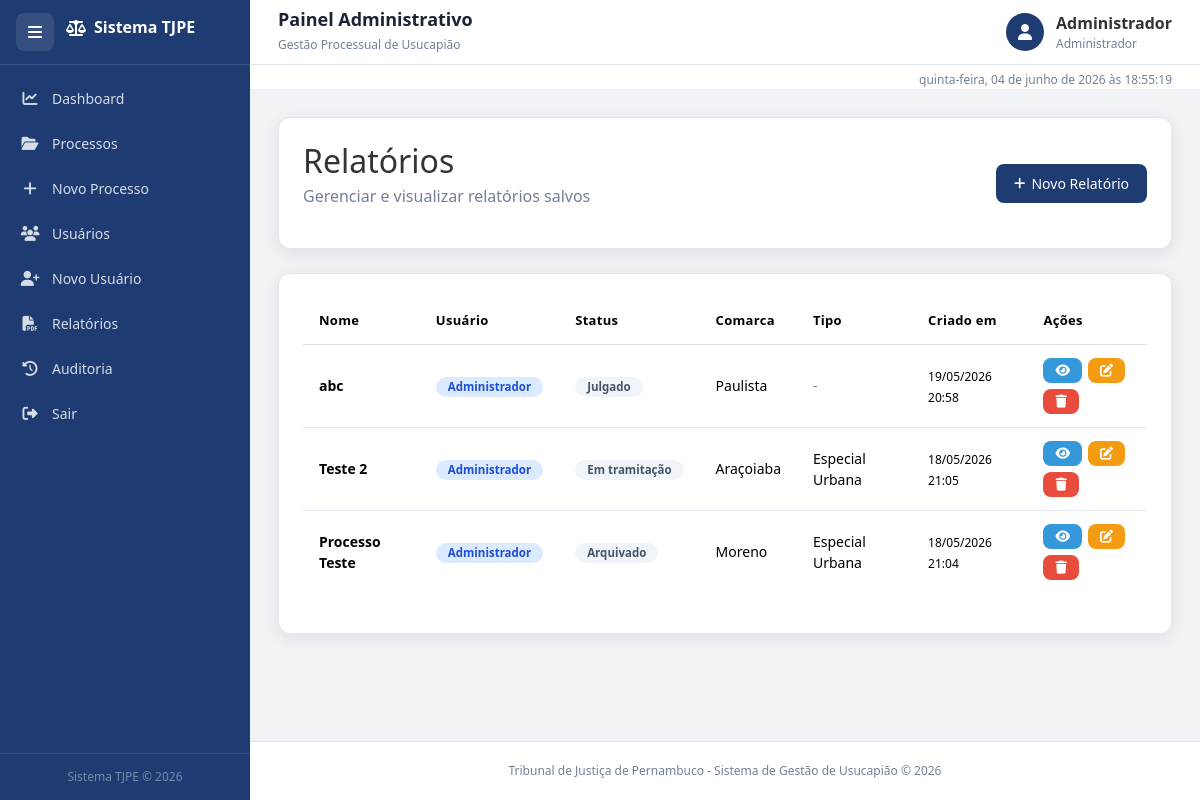
The page /relatorios (signed in) on the database as committed earlier.
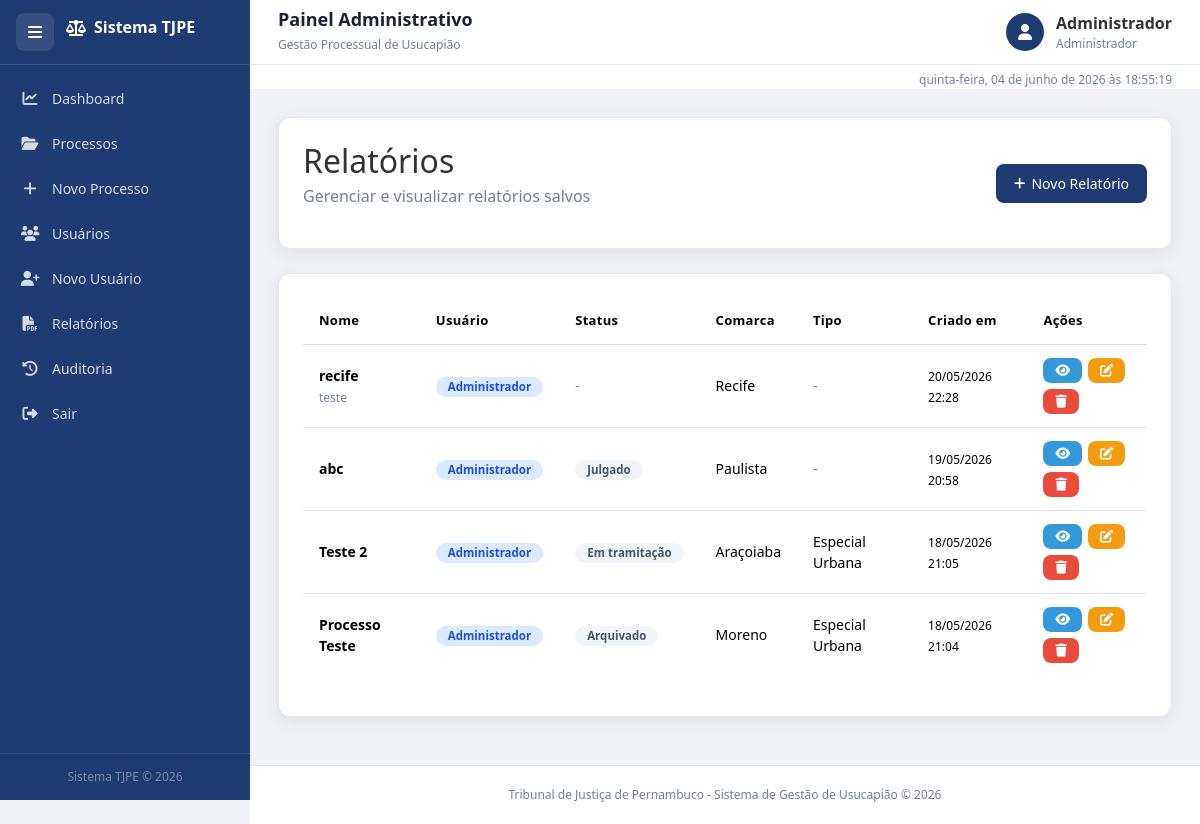
The same page on the database as committed later.
### tables this page shows
CREATE TABLE relatorios (
        id INTEGER PRIMARY KEY AUTOINCREMENT,
        usuario_id INTEGER NOT NULL,
        nome TEXT NOT NULL,
        descricao TEXT,
        status TEXT,
        comarca TEXT,
        tipo_usucapiao TEXT,
        data_criacao TEXT,
        data_atualizacao TEXT,
        FOREIGN KEY(usuario_id) REFERENCES usuarios(id)
    );

CREATE TABLE usuarios (
        id INTEGER PRIMARY KEY AUTOINCREMENT,
        nome TEXT NOT NULL,
        email TEXT UNIQUE NOT NULL,
        senha TEXT NOT NULL,
        perfil TEXT NOT NULL
    );

### projeto_tj.py (the view)
@app.route("/relatorios")
@login_required
def relatorios():
    conn = get_db_connection()
    usuario_id = session["usuario_id"]
    perfil = session["perfil"]
    if perfil == "Administrador":
        relatorios_list = conn.execute(
            "SELECT r.*, u.nome as usuario_nome FROM relatorios r JOIN usuarios u ON r.usuario_id = u.id ORDER BY r.data_atualizacao DESC"
        ).fetchall()
    else:
        relatorios_list = conn.execute(
            "SELECT r.*, u.nome as usuario_nome FROM relatorios r JOIN usuarios u ON r.usuario_id = u.id WHERE r.usuario_id = ? ORDER BY r.data_atualizacao DESC",
            (usuario_id,)
        ).fetchall()
    conn.close()
    return render_template(
        "relatorios_lista.html",
        relatorios=relatorios_list
    )

### projeto_tj.py (called while the page is built, shortened)
def get_db_connection():
    conn = sqlite3.connect(DATABASE)
    conn.row_factory = sqlite3.Row
    return conn

def login_required(f):
    @wraps(f)
    def decorated_function(*args, **kwargs):
        return f(*args, **kwargs)
    return decorated_function

### templates/relatorios_lista.html (shortened to what the changed rows need)
{% extends 'base.html' %}
{% block content %}
<div class="fade-in">
    <div class="card-box mb-4">
        <div class="d-flex justify-content-between align-items-center flex-wrap">
            <div>
                <h2 class="mb-1">Relatórios</h2>
            </div>
        </div>
    </div>
    <div class="card-box">
        <div class="table-responsive">
            <table class="table table-hover align-middle">
                <thead>
                    <tr>
                        <th>Nome</th>
                        <th>Usuário</th>
                        <th>Status</th>
                        <th>Comarca</th>
                        <th>Tipo</th>
                        <th>Criado em</th>
                        <th>Ações</th>
                    </tr>
                </thead>
                <tbody>
                    {% if relatorios %}
                        {% for r in relatorios %}
                        <tr>
                            <td>
                                <strong>{{ r['nome'] }}</strong>
                                {% if r['descricao'] %}
                                    <br><small class="text-muted">{{ r['descricao'] }}</small>
                                {% endif %}
                            </td>
                            <td>
                                <span class="badge badge-info">{{ r['usuario_nome'] }}</span>
                            </td>
                            <td>
                                {% if r['status'] %}
                                    <span class="badge badge-secondary">{{ r['status'] }}</span>
                                {% else %}
                                    <span class="text-muted">-</span>
                                {% endif %}
                            </td>
                            <td>
                                {% if r['comarca'] %}
                                    {{ r['comarca'] }}
                                {% else %}
                                    <span class="text-muted">-</span>
                                {% endif %}
                            </td>
                            <td>
                                {% if r['tipo_usucapiao'] %}
                                    {{ r['tipo_usucapiao'] }}
                                {% else %}
                                    <span class="text-muted">-</span>
                                {% endif %}
                            </td>
                            <td>
                                <small>{{ r['data_criacao'] }}</small>
                            </td>
                            <td>
                                <div class="action-buttons">
                                    <a href="/relatorio/visualizar/{{ r['id'] }}" class="btn btn-sm btn-info" title="Visualizar">
                                        <i class="fas fa-eye"></i>
                                    </a>
                                    {% if session.perfil == 'Administrador' or session.usuario_id == r['usuario_id'] %}
                                        <a href="/relatorio/editar/{{ r['id'] }}" class="btn btn-sm btn-warning" title="Editar">
                                            <i class="fas fa-edit"></i>
                                        </a>
                                        <a href="/relatorio/excluir/{{ r['id'] }}" class="btn btn-sm btn-danger"
                                           onclick="return confirm('Confirma exclusão?')" title="Excluir">
                                            <i class="fas fa-trash"></i>
                                        </a>
                                    {% endif %}
                                </div>
                            </td>
                        </tr>
                        {% endfor %}
                    {% endif %}
                </tbody>
            </table>
        </div>
    </div>
</div>
{% endblock %}

Rows that differ between the two databases and show on the page:
added relatorios: nome "recife", descricao "teste", usuario_nome "Administrador", comarca "Recife", data_criacao "20/05/2026 22:28"
